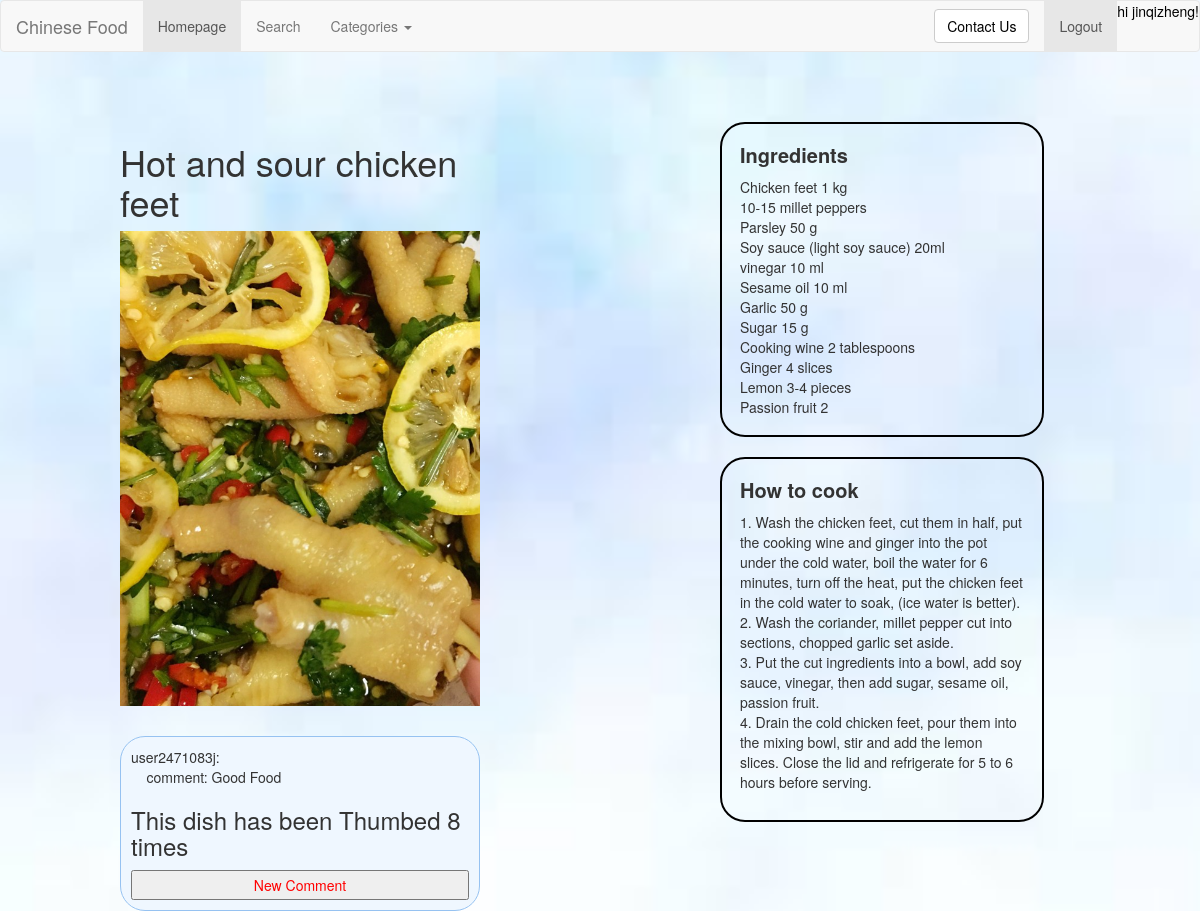
Page /rango/starter2/ (signed in) on the earlier database version.
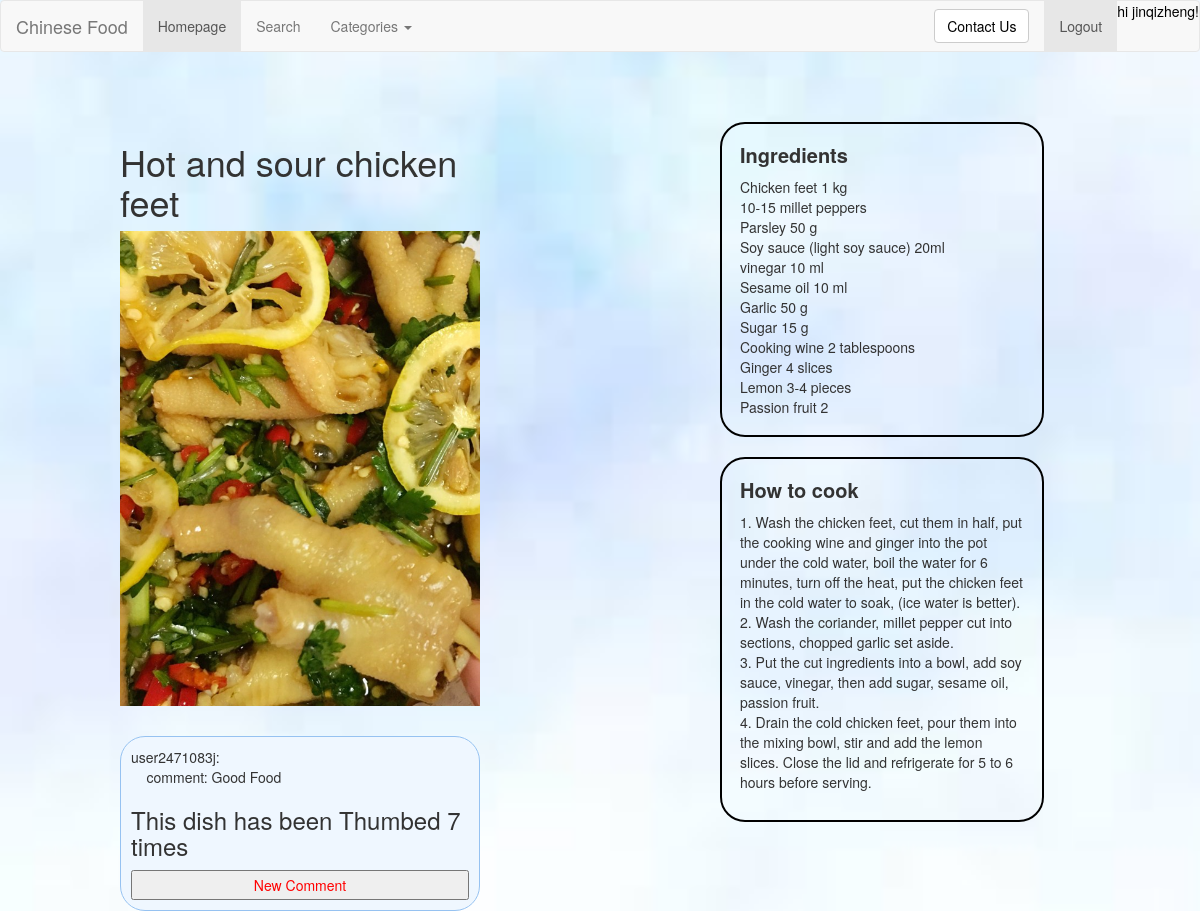
Same page on the later database version.
### rango/models.py (models this page shows, shortened)
class Dish(models.Model):
    category = models.ForeignKey(Category, on_delete=models.CASCADE)
    dish = models.CharField(max_length=128, unique=True)
    url = models.CharField(max_length=128, default="https://www.allrecipes.com/recipes/1642/everyday-cooking/")
    likes = models.IntegerField(default=0)
    images = models.CharField(max_length=128, default="/static/images/photo.jpg")
    class Meta:
        verbose_name_plural = 'Dishes'

### rango/views.py (the view, shortened to what this page needs)
# urls.py: path('starter2/', views.starter2, name='starter2'),
def starter2(request):
    category_list = Category.objects.order_by('-category')
    d2 = "Hot and sour chicken feet"
    dish = Dish.objects.get(dish=d2)
    form = DishForm()
    info_list = UserComment.objects.filter(dish=d2)
    return render(request, "rango/starter2.html", {"info_list": info_list,
                                                   "categories": category_list,
                                                   "form": form,
                                                   "dish": dish, })

### rango/forms.py
class DishForm(forms.ModelForm):
    dish = forms.CharField(max_length=128,
                           help_text="Please enter the dish name.")
    url = forms.CharField(
        help_text="Please enter the URL of dishes introduction.")
    likes = forms.IntegerField(widget=forms.HiddenInput(), initial=0, required=False)
    images = forms.CharField(widget=forms.HiddenInput(), initial="/static/images/photo.jpg", required=False)
    class Meta:
        model = Dish
        exclude = ('category',)

### templates/rango/starter2.html (shortened to what this page needs)
{% extends 'rango/base.html' %}
{% load staticfiles %}
{% block image_block %}
<h1>Hot and sour chicken feet</h1>
<img src="{% static 'images/starter2.png' %}" alt="" width="100%" id="pic">
{% endblock %}
{% block ingredients_block%}
Chicken feet 1 kg<br>
10-15 millet peppers<br>
Parsley 50 g<br>
Soy sauce (light soy sauce) 20ml<br>
vinegar 10 ml <br>
Sesame oil 10 ml<br>
Garlic 50 g<br>
Sugar 15 g<br>
Cooking wine 2 tablespoons<br>
Ginger 4 slices <br>
Lemon 3-4 pieces<br>
Passion fruit 2<br>
{% endblock %}
{% block howToCook_block %}
1.	Wash the chicken feet, cut them in half, put the cooking wine and ginger into the pot under the cold water, boil the water for 6 minutes, turn off the heat, put the chicken feet in the cold water to soak, (ice water is better).<br>
2.	Wash the coriander, millet pepper cut into sections, chopped garlic set aside.<br>
3.	Put the cut ingredients into a bowl, add soy sauce, vinegar, then add sugar, sesame oil, passion fruit.<br>
4.	Drain the cold chicken feet, pour them into the mixing bowl, stir and add the lemon slices. Close the lid and refrigerate for 5 to 6 hours before serving.<br>
{% endblock %}

### templates/rango/base.html (shortened to what this page needs)
<!DOCTYPE html>
{% load staticfiles %}
<html>
<head>
	<link rel="stylesheet" href="https://cdn.staticfile.org/twitter-bootstrap/3.3.7/css/bootstrap.min.css">
    <link rel="stylesheet" href="{% static 'css/dish.css' %}">
</head>
<body>
<nav class="navbar navbar-default" role="navigation">
    <div class="container-fluid">
    <div class="navbar-header">
        <a class="navbar-brand" href="/rango/">Chinese Food</a>
    </div>
    <div>
        <ul class="nav navbar-nav navbar-left">
            <li class="active"><a href="/rango/">Homepage</a></li>
            <li><a href="{% url 'rango:test' %}">Search</a></li>
            <li class="dropdown">
                <a href="#" class="dropdown-toggle" data-toggle="dropdown">
                    Categories
                    <b class="caret"></b>
                </a>
            </li>
        </ul>
        <ul class="nav navbar-nav navbar-right">
            {% if user.is_authenticated %}
            <a href="{% url 'rango:userInfor' %}"> hi {{ user.username }}!</a>
            <li class="active">
                <a class="a2" href=" {% url 'auth_logout' %}?next=/rango/">Logout</a>
            </li>
        {% endif %}
        </ul>
        <form class="navbar-form navbar-right" role="search">
            <button type="submit" class="btn btn-default">
                <a href="mailto:2471083j@student.gla.ac.uk
                        subject=About Django Project">
                        Contact Us</a>
            </button>
        </form>
    </div>
    </div>
</nav>
<div class="main w1000">
    <div class="main_l f">
        <div class="slide" id="box">
            <div class="banner">
                {% block image_block %}{% endblock %}
            </div>
        </div>
        <div class="add">
            <div>
                {% for i in info_list %}
                    user{{ i.username }}: <br>
                    &nbsp&nbsp&nbsp&nbspcomment: {{ i.comment }} <br>
                {% endfor %}
                {% if user.is_authenticated %}
                <h3>This dish has been Thumbed {{ dish.likes }} times</h3>
                 <input class="input1" type="button" style="color:#ff0000" value="New Comment" id="link">
                {% endif %}
            </div>
        </div>
    </div>
    <div class="main_r r">
        <div class="ing">
            <p>Ingredients</p>
            {% block ingredients_block %}{% endblock %}
        </div>
        <div class="how">
            <p>How to cook</p>
            <div>
                {% block howToCook_block %}{% endblock %}
            </div>
        </div>
    </div>
</div>
</body>
</html>

Differences in the rows shown:
changed Dish: likes "8" → "7"
